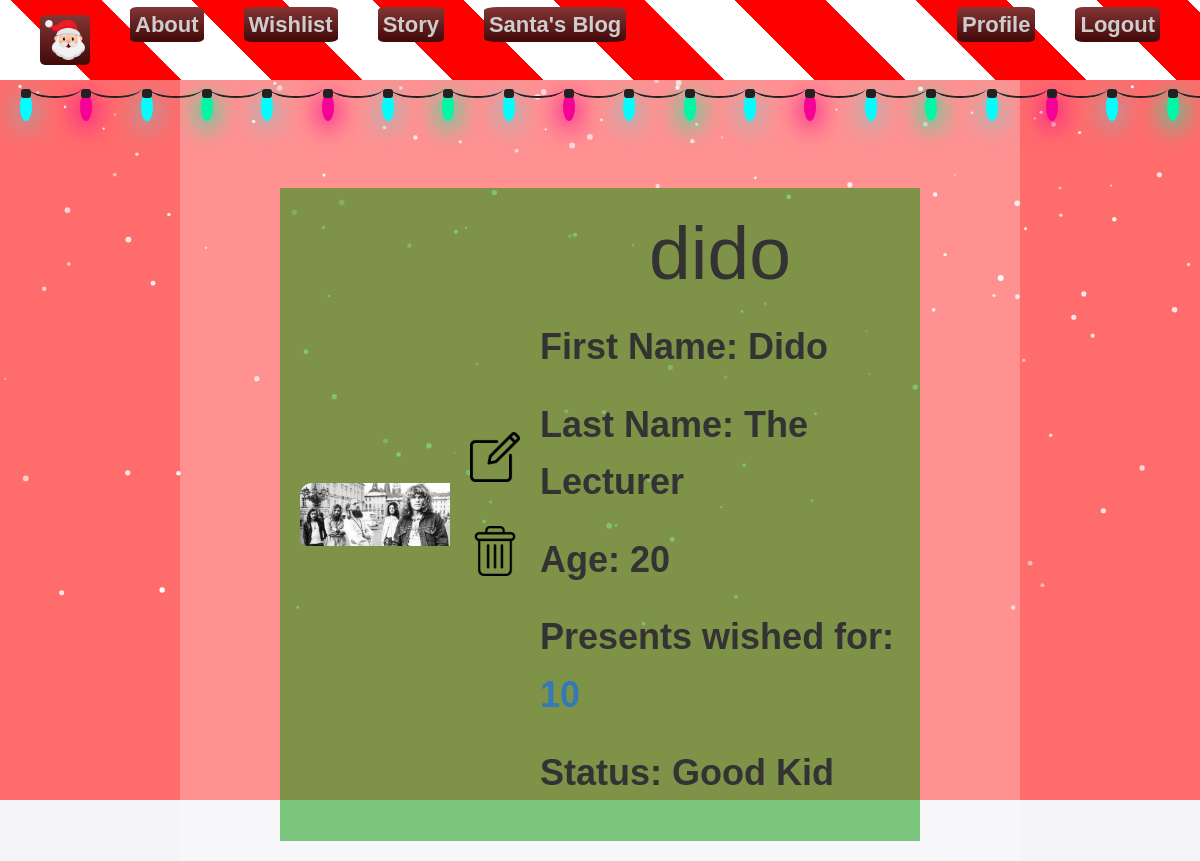
The page /accounts/2/details/ (signed in) on the database its author committed.
### SantasWorkshop/accounts/models.py (models this page shows, shortened)
class AppUser(AbstractBaseUser, PermissionsMixin):
    email = models.EmailField(
        unique=True
    )
    username = models.CharField(
        max_length=100,
        unique=True,
    )
    is_staff = models.BooleanField(
        default=False,
    )
    is_active = models.BooleanField(
        default=True,
    )
    objects = AppUserManager()
    EMAIL_FIELD = "email"
    USERNAME_FIELD = 'username'  # USERNAME_FIELD means the first credential in our auth
    REQUIRED_FIELDS = ["email"]
    def __str__(self):
        return self.username

class Profile(models.Model):
    user = models.OneToOneField(
        AppUser,
        on_delete=models.CASCADE,
        primary_key=True,
        related_name='profile'
    )
    age = models.IntegerField(
        validators=[
            MaxValueValidator(100),
        ],
        blank=True,
        null=True,
        default=None,
    )
    first_name = models.CharField(
        max_length=30,
        blank=True,
        null=True,
    )
    last_name = models.CharField(
        max_length=30,
        blank=True,
        null=True,
    )
    image = models.ImageField(
        upload_to='profile_photos/',
        blank=True,
        null=True,
    )
    @property
    def presents_count(self):
        return self.user.presents.count()

### SantasWorkshop/review/models.py (models this page shows, shortened)
class KidStatus(models.Model):
    STATUS_CHOICES = [
        ('GOOD', 'Good Kid'),
        ('NAUGHTY', 'Naughty Kid'),
    ]
    user = models.ForeignKey(
        to=UserModel,
        on_delete=models.CASCADE,
        related_name='kid_statuses'
    )
    status = models.CharField(max_length=10, choices=STATUS_CHOICES, default='GOOD')

### SantasWorkshop/accounts/views.py (the view, shortened to what this page needs)
# urls.py: path('details/', ProfileDetailView.as_view(), name='profile-details'),
class ProfileDetailView( DetailView):
    model = UserModel
    template_name = 'profiles/profile-details-page.html'
    slug_field = 'pk'
    slug_url_kwarg = 'pk'
    def get_context_data(self, **kwargs):
        context = super().get_context_data(**kwargs)
        context['user_profile'] = self.object
        kid_status, created = KidStatus.objects.get_or_create(
            user=self.object,
            defaults={'status': 'GOOD'}
        )
        context['kid_status'] = kid_status
        if self.request.user.is_staff:
            context['status_choices'] = KidStatus.STATUS_CHOICES
        return context

### templates/profiles/profile-details-page.html (shortened to what this page needs)
{% extends 'common/base.html' %}
{% load static %}
{% block content %}
    <div id="Profile-Details" class="container">
        <div class="profile-image">
            {% if object.profile.image %}
                <img src="{{ object.profile.image.url }}" alt="profile_picture"/>
            {% else %}
                <img src="{% static 'images/elf1.png' %}" alt="elf_image"/>
            {% endif %}
        </div>
        <div>
            {% if request.user.pk == object.pk %}
                <h2><a href="{% url 'profile-edit' request.user.pk %}">
                    <img src="{% static 'images/edit.png' %}" alt="edit button" class="edit-object"/>
                </a></h2>
                <h2><a href="{% url 'profile-delete' request.user.pk %}">
                    <img src="{% static 'images/delete.png' %}" alt="delete button" class="delete-object"/>
                </a></h2>
            {% endif %}
        </div>
        <div class="profile-info">
            <h1>{{ user_profile }}</h1>
            <p>First Name: {{ object.profile.first_name }}</p>
            <p>Last Name: {{ object.profile.last_name }}</p>
            <p>Age: {{ object.profile.age }}</p>
            <p>Presents wished for: <a href="{% url 'profile-presents' object.pk %}">{{ object.profile.presents_count }}</a></p>
            <p>Status: {{ kid_status.get_status_display }}</p>
        </div>
    </div>
{% endblock %}

### static/css/main.css (style rules this page uses)
* { box-sizing: border-box; margin: 0; padding: 0; }
body { font-family: "Roboto", sans-serif; font-weight: 300; font-style: normal; background-color: #f3f0f0; line-height: 1.6; color: #333; }
.container { width: 80%; margin: 0 auto; padding: 20px; max-width: 1200px; }
h1 { text-align: center; color: #333; font-size: 2.5rem; margin-bottom: 20px; }
h2 { font-size: 1.8rem; margin-bottom: 10px; }
p { font-size: 1.2rem; margin-bottom: 20px; }
a { text-decoration: none; color: #337ab7; }

### static/css/nav.css (style rules this page uses)
body, html { margin: 0; padding: 0; overflow-x: hidden; }

### static/css/forms.css (style rules this page uses)
.delete-object { width: 50px; height: auto; }
.edit-object { width: 50px; height: auto; }

### static/css/important.css (style rules this page uses)
.profile-image img { width: 150px; height: auto; border-radius: 12px 0 0 7px; }
#Profile-Details { display: flex; justify-content: flex-start; align-items: center; gap: 20px; background-color: rgba(0, 150, 0, 0.5); margin-top: 100px; }
.profile-info { flex: 1; }

### static/css/snow.css (style rules this page uses)
body, html { margin: 0; height: auto; font-weight: 700; font-size: 30px; color: #FFF; }

### static/css/about.css (style rules this page uses)
body { font-family: 'Arial', sans-serif; background-color: #f4f4f9; color: #333; }
main h2 { color: #c62828; text-align: center; margin-bottom: 1rem; }

### rows shown on the page
AppUser: profile.image (picture), username "dido", profile.first_name "Dido", profile.last_name "The Lecturer", profile.age "20", profile.presents_count "10"
KidStatus: status "Good Kid"
